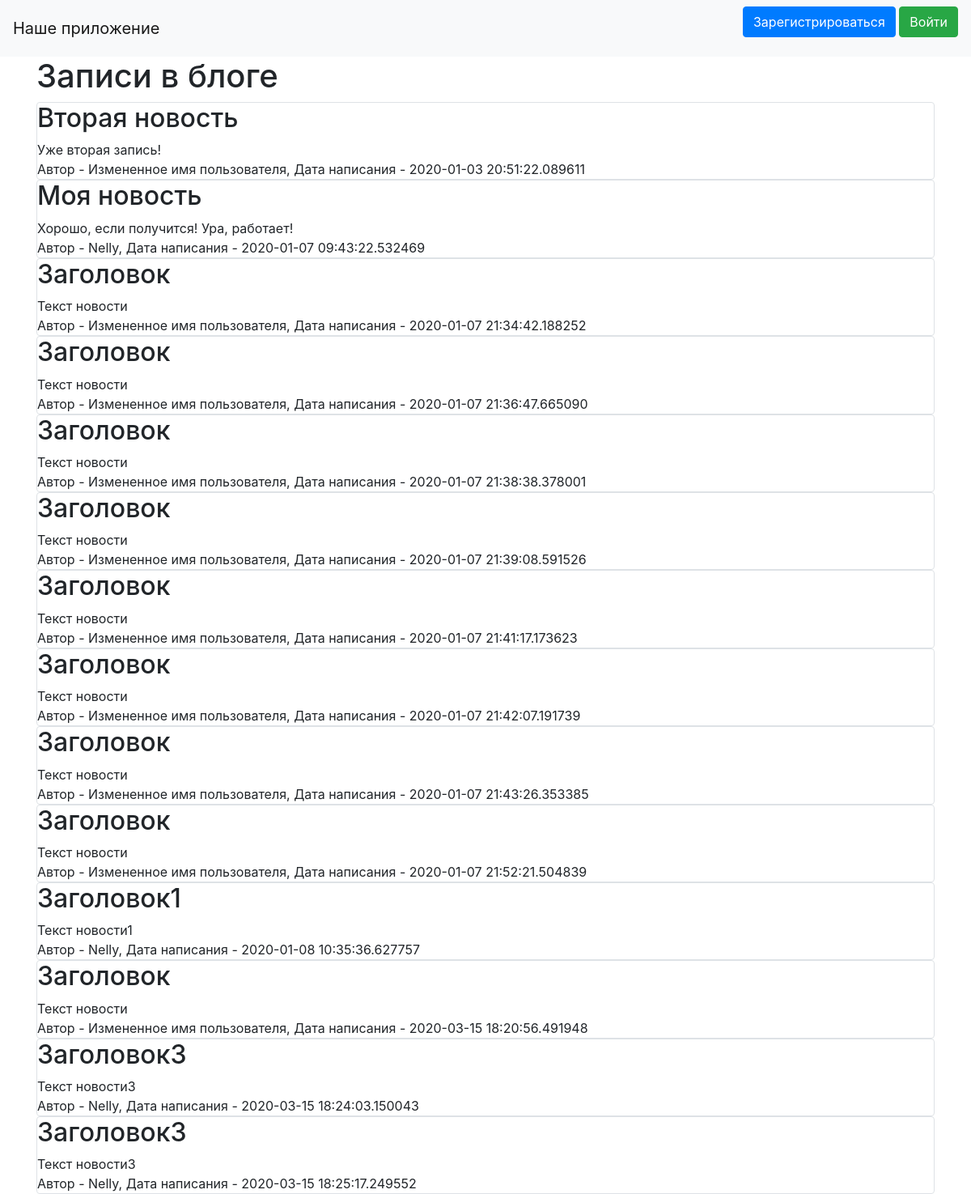
Before: / with the older database file.
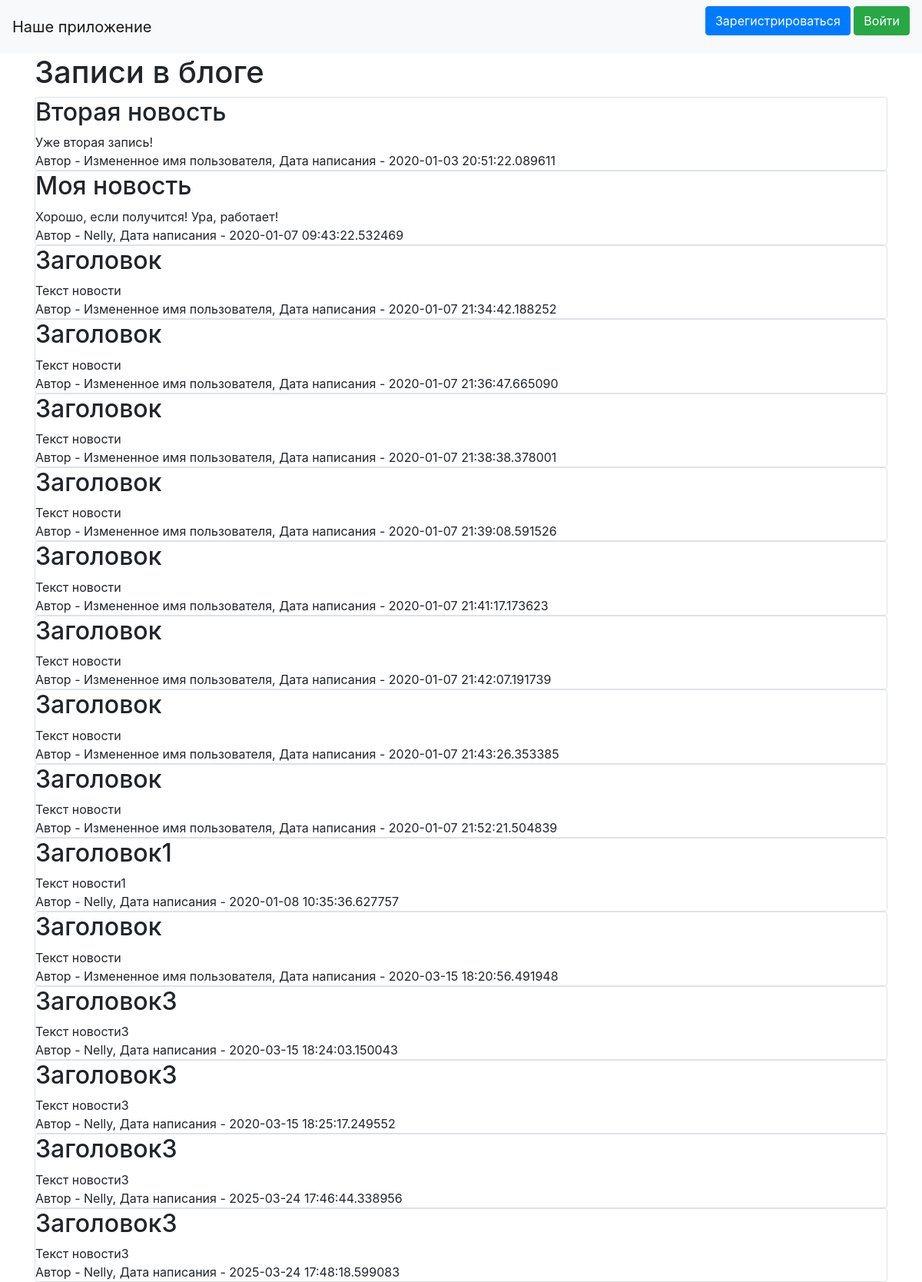
After: the same page with the newer database file.
### data/news.py (models this page shows)
class News(SqlAlchemyBase, UserMixin, SerializerMixin):
    __tablename__ = 'news'
    id = sqlalchemy.Column(sqlalchemy.Integer, primary_key=True, autoincrement=True)
    title = sqlalchemy.Column(sqlalchemy.String, nullable=True)
    content = sqlalchemy.Column(sqlalchemy.String, nullable=True)
    created_date = sqlalchemy.Column(sqlalchemy.DateTime, default=datetime.datetime.now)
    is_private = sqlalchemy.Column(sqlalchemy.Boolean, default=True)
    is_published = sqlalchemy.Column(sqlalchemy.Boolean, default=True)
    user_id = sqlalchemy.Column(sqlalchemy.Integer, sqlalchemy.ForeignKey("users.id"))
    user = orm.relationship('User')

### data/users.py (models this page shows, shortened)
class User(SqlAlchemyBase, UserMixin, SerializerMixin):
    __tablename__ = 'users'
    id = sqlalchemy.Column(sqlalchemy.Integer, primary_key=True, autoincrement=True)
    name = sqlalchemy.Column(sqlalchemy.String, nullable=True)
    about = sqlalchemy.Column(sqlalchemy.String, nullable=True)
    email = sqlalchemy.Column(sqlalchemy.String, index=True, unique=True, nullable=True)
    hashed_password = sqlalchemy.Column(sqlalchemy.String, nullable=True)
    created_date = sqlalchemy.Column(sqlalchemy.DateTime, default=datetime.datetime.now)
    news = orm.relationship("News", back_populates='user')

### main.py (the view)
@app.route("/")
def index():
    db_sess = db_session.create_session()
    if current_user.is_authenticated:
        news = db_sess.query(News).filter((News.user == current_user) | (News.is_private != True))
    else:
        news = db_sess.query(News).filter(News.is_private != True)
    return render_template("index.html", news=news)

### data/db_session.py (called while the page is built)
def create_session() -> Session:
    global __factory
    return __factory()

### templates/index.html (shortened to what this page needs)
{% extends "base.html" %}
{% block content %}
    <h1>Записи в блоге</h1>
    {% for item in news %}
        <div class="col-md6 border rounded">
            <h2>{{ item.title }}</h2>
            <div>
                {{ item.content }}
            </div>
            <div>
                Автор - {{ item.user.name }}, Дата написания - {{ item.created_date }}
            </div>
        </div>
    {% endfor %}
{% endblock %}

### templates/base.html (shortened to what this page needs)
<!doctype html>
<html lang="en">
<head>
    <link rel="stylesheet"
          href="https://stackpath.bootstrapcdn.com/bootstrap/4.4.1/css/bootstrap.min.css"
>
</head>
<body>
<header>
    <nav class="navbar navbar-light bg-light">
        <a class="navbar-brand" href="#">Наше приложение</a>
        {% if current_user.is_authenticated %}
            <a class="navbar-brand" href="/logout">{{ current_user.name }} </a>
        {% else %}
            <p>
                <a class="btn btn-primary " href="/register">Зарегистрироваться</a>
                <a class="btn btn-success" href="/login">Войти</a>
            </p>
        {% endif %}
    </nav>
</header>
<main role="main" class="container">
    {% block content %}{% endblock %}
</main>
</body>
</html>

Changed rows visible on the page:
added News: title "Заголовок3", content "Текст новости3", user.name "Nelly", created_date "2025-03-24 17:46:44.338956"
added News: title "Заголовок3", content "Текст новости3", user.name "Nelly", created_date "2025-03-24 17:48:18.599083"
